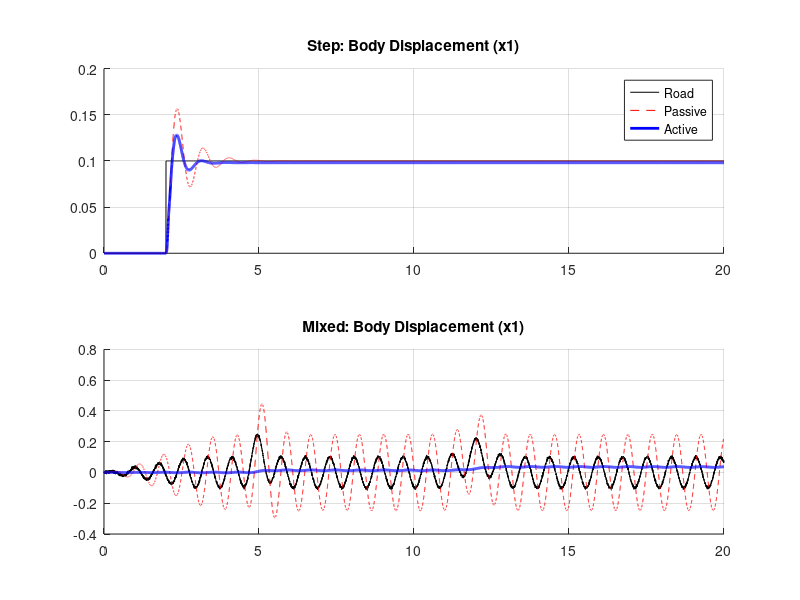
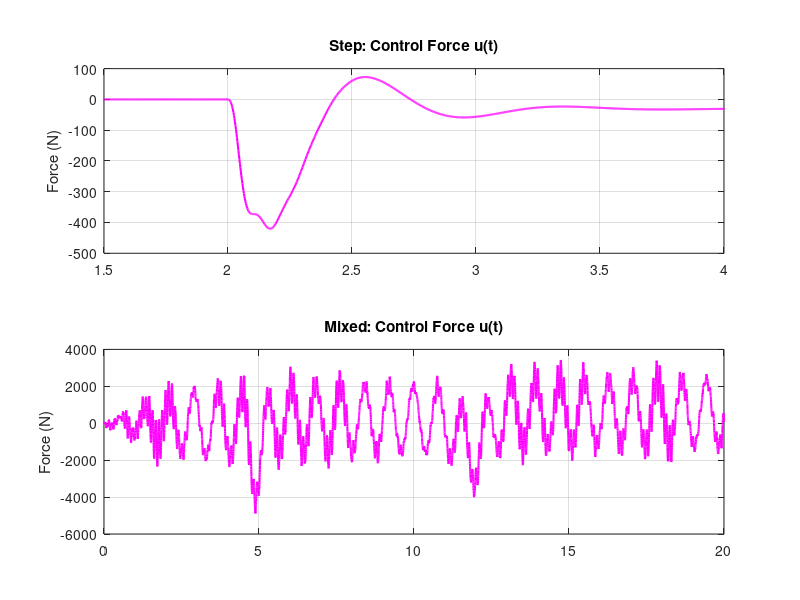
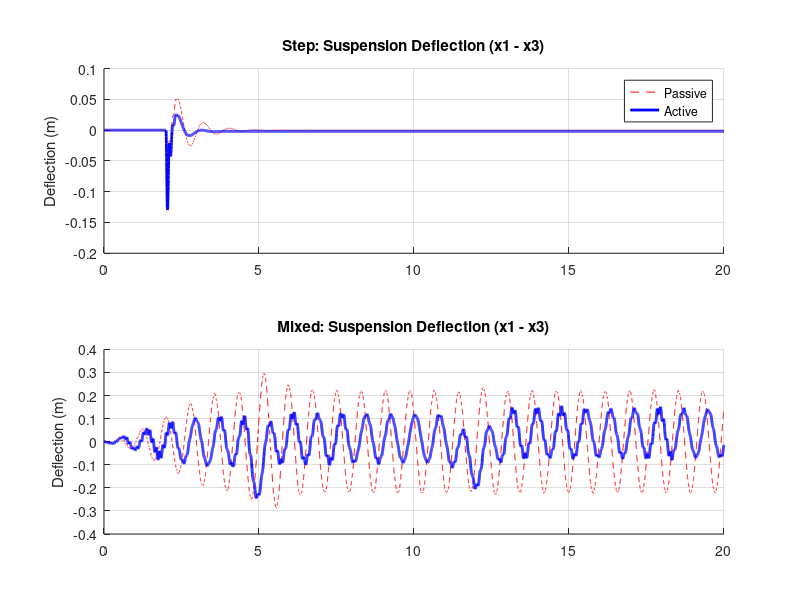

MATLAB code to generate these figures, in order:
function lqr_pcode %control terrain type by modifying line 47
    clear; clc; close all;
    
    m1 = 250.0; m2 = 45.0;    
    k1 = 16000.0; k2 = 160000.0;
    b1 = 1000.0; b2 = 0.0;     
    
    A = [0, 1, 0, 0;
        -k1/m1, -b1/m1, k1/m1, b1/m1;
         0, 0, 0, 1;
         k1/m2, b1/m2, -(k1+k2)/m2, -(b1+b2)/m2];
    Bu = [0; 1/m1; 0; -1/m2]; 
    Bw = [0; 0; 0; k2/m2];    
    
    dt = 0.002;
    T_end = 20;
    t = 0:dt:T_end;
    
    sys_pass_c = ss(A, [Bu, Bw], eye(4), 0);
    sys_pass_d = c2d(sys_pass_c, dt, 'zoh');
    
    Q_step = diag([40000, 100, 10, 10]); 
    R_step = 0.0003;
    [K_step, ~, ~] = lqr(A, Bu, Q_step, R_step);
    
    sys_active_d_step = c2d(ss(A - Bu*K_step, Bw, eye(4), 0), dt, 'zoh');
    road_step = 0.1 * (t >= 2.0);
    
    [y_p_step, ~] = lsim(sys_pass_d, [zeros(size(t)); road_step]', t);
    [y_a_step, ~, x_a_step] = lsim(sys_active_d_step, road_step, t);
    
    force_step = (-K_step * x_a_step')';
    deflect_p_step = y_p_step(:,1) - y_p_step(:,3);
    deflect_a_step = y_a_step(:,1) - y_a_step(:,3);
    
    Q_mix = diag([500, 1e8, 100, 1000]);
    R_mix = 1e-6;
    [K_mix, ~, ~] = lqr(A, Bu, Q_mix, R_mix);
    
    sys_active_d_mix = c2d(ss(A - Bu*K_mix, Bw, eye(4), 0), dt, 'zoh');
    
    freq = 1.27; 
    fade = min(t / 3.0, 1);
    w_comp = (0.1 * sin(2*pi*freq*t)) .* fade;
    bumps = 0.15 * exp(-((t - 5).^2)/0.08) + 0.12 * exp(-((t - 12).^2)/0.32);
    rng(100); n_comp = 0.005 * randn(size(t));
    road_mix =  w_comp + bumps+ n_comp; %control terrain shape from here.
    
    [y_p_mix, ~] = lsim(sys_pass_d, [zeros(size(t)); road_mix]', t);
    [y_a_mix, ~, x_a_mix] = lsim(sys_active_d_mix, road_mix, t);
    
    force_mix = (-K_mix * x_a_mix')';
    deflect_p_mix = y_p_mix(:,1) - y_p_mix(:,3);
    deflect_a_mix = y_a_mix(:,1) - y_a_mix(:,3);
    
    figure('Name', 'Body Displacement', 'Color', 'w', 'Position', [50, 50, 600, 800]);
    subplot(2,1,1); hold on; grid on;
    plot(t, road_step, 'k'); plot(t, y_p_step(:,1), 'r--'); plot(t, y_a_step(:,1), 'b', 'LineWidth', 2);
    title('Step: Body Displacement (x1)'); legend('Road', 'Passive', 'Active');
    
    subplot(2,1,2); hold on; grid on;
    plot(t, road_mix, 'k'); plot(t, y_p_mix(:,1), 'r--'); plot(t, y_a_mix(:,1), 'b', 'LineWidth', 2);
    title('Mixed: Body Displacement (x1)');
    
    figure('Name', 'Control Force', 'Color', 'w', 'Position', [660, 50, 600, 800]);
    subplot(2,1,1); plot(t, force_step, 'm', 'LineWidth', 1.5); grid on;
    title('Step: Control Force u(t)'); ylabel('Force (N)'); xlim([1.5 4]);
    
    subplot(2,1,2); plot(t, force_mix, 'm', 'LineWidth', 1.5); grid on;
    title('Mixed: Control Force u(t)'); ylabel('Force (N)');
    
    figure('Name', 'Suspension Deflection', 'Color', 'w', 'Position', [1270, 50, 600, 800]);
    subplot(2,1,1); hold on; grid on;
    plot(t, deflect_p_step, 'r--'); plot(t, deflect_a_step, 'b', 'LineWidth', 2);
    title('Step: Suspension Deflection (x1 - x3)'); ylabel('Deflection (m)'); legend('Passive', 'Active');
    
    subplot(2,1,2); hold on; grid on;
    plot(t, deflect_p_mix, 'r--'); plot(t, deflect_a_mix, 'b', 'LineWidth', 2);
    title('Mixed: Suspension Deflection (x1 - x3)'); ylabel('Deflection (m)');
end
